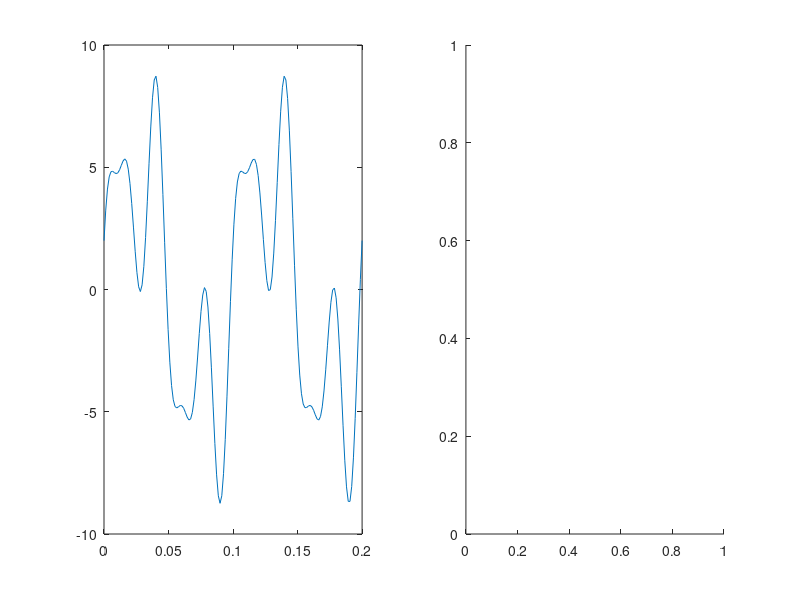

This figure's MATLAB source: (Note: this script raises an error after producing the figure.)
f=10;
T=1/f;
t = linspace(0,2*T,150);
Yt = 5*sin(2*pi*f*t) + 2*cos(2*pi*5*f*t) + 4*sin(2*pi*3*f*t);

subplot( 1,2,1)
plot(t, Yt);

subplot( 1,2,2);
N = 64;
X = abs( fft( x, N) );
F = [0:N-1]/N;
stem( F, X );